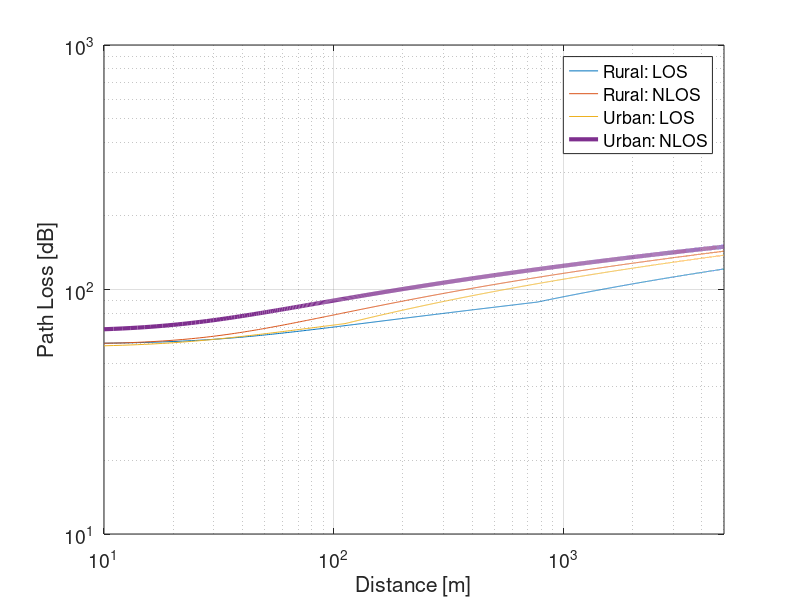
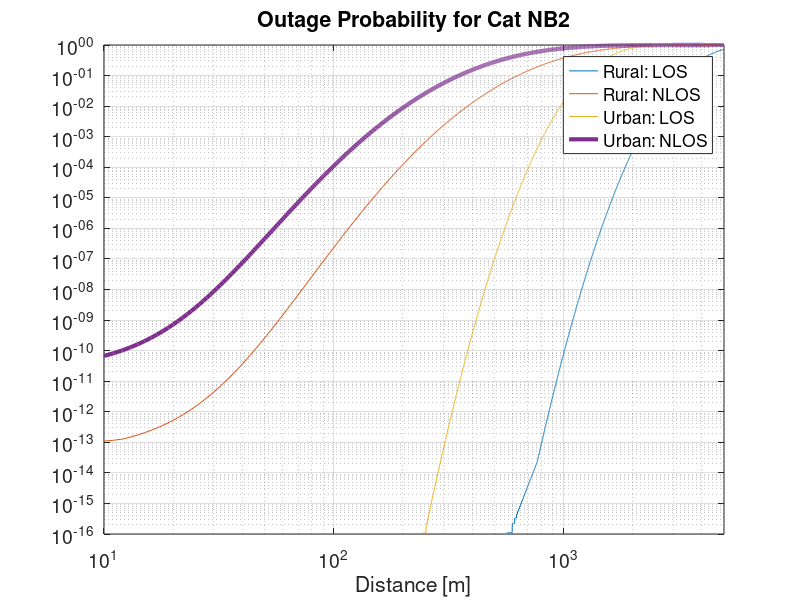
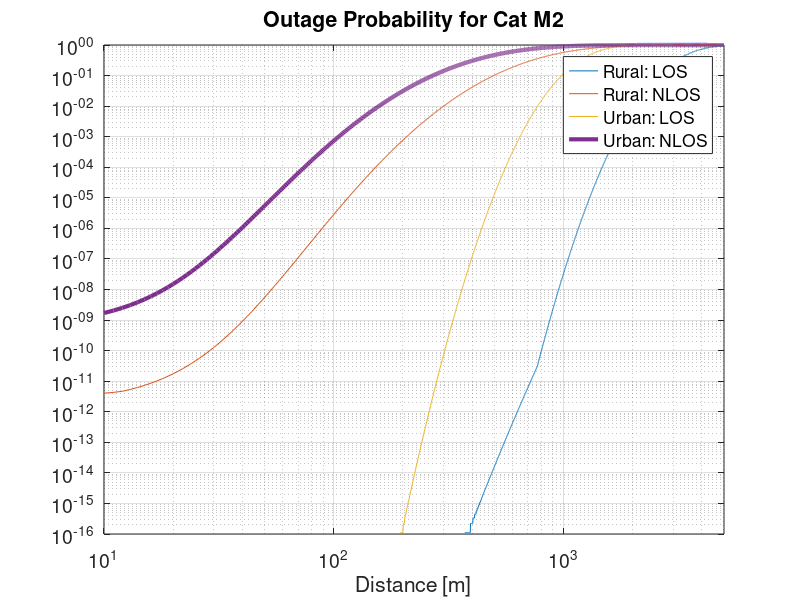

Here is the MATLAB script that generated these plots, in order:
%%
%Path Loss and Outage Probability for Cat-NB2
clc
Pt_NBIoT = -16;% Transmitted power in dBW
P_min_NBIoT = -135;%Minimum power in dBW
fc_NBIoT = 0.7; %As per the Xylem project document
d_2D_min = 10;
d_2D_max = 5000;
PL_RMa_LOS = zeros(1, d_2D_max);
PL_RMa_NLOS = zeros(1, d_2D_max);
PL_UMi_LOS = zeros(1, d_2D_max);
PL_UMi_NLOS = zeros(1, d_2D_max);
Outage_Prob_RMa_LOS = zeros(1, d_2D_max);
Outage_Prob_RMa_NLOS = zeros(1, d_2D_max);
Outage_Prob_UMi_LOS = zeros(1, d_2D_max);
Outage_Prob_UMi_NLOS = zeros(1, d_2D_max);
sigma_RMa_LOS_NBIoT = 4; 
sigma_RMa_NLOS_NBIoT = 8; 
sigma_UMi_LOS_NBIoT = 4; 
sigma_UMi_NLOS_NBIoT = 7.82; 
h = 5;%In m
h_BS_RMa = 35;
h_BS_UMi = 25;
h_UT = 1.5;
h_E=1;
W=20;
c = 3*10^8;%Speed of light
d_BP = (2*pi*h_BS_RMa*h_UT*fc_NBIoT*(10^9))/c;
d_prime_BP = (4*(h_BS_UMi-h_E)*(h_UT-h_E)*fc_NBIoT*(10^9))/c;
for d_2D = d_2D_min:d_2D_max
    d_3D = sqrt((d_2D^2)+((h_BS_RMa-h_UT)^2));
    if ((d_2D >= d_2D_min) && (d_2D <= d_BP))
        term1 = 20*log10(40*pi*d_3D*fc_NBIoT/3);
        term2 = min (0.03*h^(1.72),10)*log10(d_3D);
        term3 = min (0.044*h^(1.72),14.77);
        term4 = 0.002*log10(h)*d_3D;
        PL_1 = term1 + term2 -term3 +term4;
        PL_RMa_LOS(d_2D) = PL_1;
    elseif  ((d_2D >= d_BP) && (d_2D <= d_2D_max))
        term1 = 20*log10(40*pi*d_BP*fc_NBIoT/3);
        term2 = min (0.03*h^(1.72),10)*log10(d_BP);
        term3 = min (0.044*h^(1.72),14.77);
        term4 = 0.002*log10(h)*d_BP;
        PL_1 = term1 + term2 -term3 +term4;
        PL_2 = PL_1 + 40*log10(d_3D/d_BP);
        PL_RMa_LOS(d_2D) = PL_2;
    else
        disp('ERROR: Inappropriate range')
    end
    term5 = (24.37-3.7*(h/h_BS_RMa)^2)*log10(h_BS_RMa);
    term6 = (43.42-3.1*log10(h_BS_RMa))*(log10(d_3D)-3);
    term7 = 20*log10(fc_NBIoT) - (3.2*(log10(11.75*h_UT))^2 - 4.97);
    PL_prime_RMa_NLOS = 161.04-7.1*log10(W)+7.5*log10(h)-term5+term6+term7;
    PL_RMa_NLOS(d_2D) = max(PL_RMa_LOS(d_2D),PL_prime_RMa_NLOS);
    Outage_Prob_RMa_LOS(d_2D) = 1 - qfunc((P_min_NBIoT - (Pt_NBIoT - PL_RMa_LOS(d_2D)))/sigma_RMa_LOS_NBIoT);
    Outage_Prob_RMa_NLOS(d_2D) = 1 - qfunc((P_min_NBIoT - (Pt_NBIoT - PL_RMa_NLOS(d_2D)))/sigma_RMa_NLOS_NBIoT);
    
    d_3D_UMi = sqrt((d_2D^2)+((h_BS_UMi-h_UT)^2));
    PL_1_UMi = 32.4 + 21*log10(d_3D_UMi) + 20*log10(fc_NBIoT);
    PL_2_UMi = 32.4 + 40*log10(d_3D_UMi) + 20*log10(fc_NBIoT)-9.5*log10(((d_prime_BP)^2) + ((h_BS_UMi-h_UT)^2));
    if ((d_2D >= d_2D_min) && (d_2D <= d_prime_BP))
        PL_UMi_LOS(d_2D) = PL_1_UMi;
    elseif  ((d_2D >= d_prime_BP) && (d_2D <= d_2D_max))
        PL_UMi_LOS(d_2D) = PL_2_UMi;  
    else
        disp('ERROR: Inappropriate range')
    end
    PL_prime_UMi_NLOS = 35.3*log10(d_3D_UMi) + 22.4+21.3*log10(fc_NBIoT) - 0.3*(h_UT-1.5);
    PL_UMi_NLOS(d_2D) = max(PL_UMi_LOS(d_2D),PL_prime_UMi_NLOS);
    Outage_Prob_UMi_LOS(d_2D) = 1 - qfunc((P_min_NBIoT - (Pt_NBIoT - PL_UMi_LOS(d_2D)))/sigma_UMi_LOS_NBIoT);
    Outage_Prob_UMi_NLOS(d_2D) = 1 - qfunc((P_min_NBIoT - (Pt_NBIoT - PL_UMi_NLOS(d_2D)))/sigma_UMi_NLOS_NBIoT);
end
d_2D_axis = d_2D_min:d_2D_max;
figure()
plot(d_2D_axis,PL_RMa_LOS(d_2D_axis),d_2D_axis,PL_RMa_NLOS(d_2D_axis),d_2D_axis,PL_UMi_LOS(d_2D_axis),d_2D_axis,PL_UMi_NLOS(d_2D_axis),'LineWidth',3)
xlim([d_2D_min d_2D_max])
xlabel('Distance [m]','FontSize',20);
ylabel('Path Loss [dB]','FontSize',20);
legend('Rural: LOS', 'Rural: NLOS','Urban: LOS','Urban: NLOS')
set(gca,'FontSize',14) 
set(gca, 'XScale', 'log', 'YScale', 'log')
grid on
figure()
plot(d_2D_axis,Outage_Prob_RMa_LOS(d_2D_axis),d_2D_axis,Outage_Prob_RMa_NLOS(d_2D_axis),d_2D_axis,Outage_Prob_UMi_LOS(d_2D_axis),d_2D_axis,Outage_Prob_UMi_NLOS(d_2D_axis),'LineWidth',3)
xlim([d_2D_min d_2D_max])
xlabel('Distance [m]','FontSize',20);
title('Outage Probability for Cat NB2','FontSize',20);
legend('Rural: LOS', 'Rural: NLOS','Urban: LOS','Urban: NLOS')
set(gca,'FontSize',14) 
set(gca, 'XScale', 'log', 'YScale', 'log')
grid on
%%
%Outage Probability for Cat-M2
clc
Pt_LTE = -10;% Transmitted power in dBW
P_min_LTE = -125; % Transmitted power in dBW
fc_NBIoT = 0.7; %As per the Xylem project document
d_2D_min = 10;
d_2D_max = 5000;
PL_RMa_LOS = zeros(1, d_2D_max);
PL_RMa_NLOS = zeros(1, d_2D_max);
PL_UMi_LOS = zeros(1, d_2D_max);
PL_UMi_NLOS = zeros(1, d_2D_max);
Outage_Prob_RMa_LOS = zeros(1, d_2D_max);
Outage_Prob_RMa_NLOS = zeros(1, d_2D_max);
Outage_Prob_UMi_LOS = zeros(1, d_2D_max);
Outage_Prob_UMi_NLOS = zeros(1, d_2D_max);
sigma_RMa_LOS_NBIoT = 4; 
sigma_RMa_NLOS_NBIoT = 8; 
sigma_UMi_LOS_NBIoT = 4; 
sigma_UMi_NLOS_NBIoT = 7.82; 
h = 5;%In m
h_BS_RMa = 35;
h_BS_UMi = 25;
h_UT = 1.5;
h_E=1;
W=20;
c = 3*10^8;%Speed of light
d_BP = (2*pi*h_BS_RMa*h_UT*fc_NBIoT*(10^9))/c;
d_prime_BP = (4*(h_BS_UMi-h_E)*(h_UT-h_E)*fc_NBIoT*(10^9))/c;
for d_2D = d_2D_min:d_2D_max
    d_3D = sqrt((d_2D^2)+((h_BS_RMa-h_UT)^2));
    if ((d_2D >= d_2D_min) && (d_2D <= d_BP))
        term1 = 20*log10(40*pi*d_3D*fc_NBIoT/3);
        term2 = min (0.03*h^(1.72),10)*log10(d_3D);
        term3 = min (0.044*h^(1.72),14.77);
        term4 = 0.002*log10(h)*d_3D;
        PL_1 = term1 + term2 -term3 +term4;
        PL_RMa_LOS(d_2D) = PL_1;
    elseif  ((d_2D >= d_BP) && (d_2D <= d_2D_max))
        term1 = 20*log10(40*pi*d_BP*fc_NBIoT/3);
        term2 = min (0.03*h^(1.72),10)*log10(d_BP);
        term3 = min (0.044*h^(1.72),14.77);
        term4 = 0.002*log10(h)*d_BP;
        PL_1 = term1 + term2 -term3 +term4;
        PL_2 = PL_1 + 40*log10(d_3D/d_BP);
        PL_RMa_LOS(d_2D) = PL_2;
    else
        disp('ERROR: Inappropriate range')
    end
    term5 = (24.37-3.7*(h/h_BS_RMa)^2)*log10(h_BS_RMa);
    term6 = (43.42-3.1*log10(h_BS_RMa))*(log10(d_3D)-3);
    term7 = 20*log10(fc_NBIoT) - (3.2*(log10(11.75*h_UT))^2 - 4.97);
    PL_prime_RMa_NLOS = 161.04-7.1*log10(W)+7.5*log10(h)-term5+term6+term7;
    PL_RMa_NLOS(d_2D) = max(PL_RMa_LOS(d_2D),PL_prime_RMa_NLOS);
    Outage_Prob_RMa_LOS(d_2D) = 1 - qfunc((P_min_LTE - (Pt_LTE - PL_RMa_LOS(d_2D)))/sigma_RMa_LOS_NBIoT);
    Outage_Prob_RMa_NLOS(d_2D) = 1 - qfunc((P_min_LTE - (Pt_LTE - PL_RMa_NLOS(d_2D)))/sigma_RMa_NLOS_NBIoT);
    
    d_3D_UMi = sqrt((d_2D^2)+((h_BS_UMi-h_UT)^2));
    PL_1_UMi = 32.4 + 21*log10(d_3D_UMi) + 20*log10(fc_NBIoT);
    PL_2_UMi = 32.4 + 40*log10(d_3D_UMi) + 20*log10(fc_NBIoT)-9.5*log10(((d_prime_BP)^2) + ((h_BS_UMi-h_UT)^2));
    if ((d_2D >= d_2D_min) && (d_2D <= d_prime_BP))
        PL_UMi_LOS(d_2D) = PL_1_UMi;
    elseif  ((d_2D >= d_prime_BP) && (d_2D <= d_2D_max))
        PL_UMi_LOS(d_2D) = PL_2_UMi;  
    else
        disp('ERROR: Inappropriate range')
    end
    PL_prime_UMi_NLOS = 35.3*log10(d_3D_UMi) + 22.4+21.3*log10(fc_NBIoT) - 0.3*(h_UT-1.5);
    PL_UMi_NLOS(d_2D) = max(PL_UMi_LOS(d_2D),PL_prime_UMi_NLOS);
    Outage_Prob_UMi_LOS(d_2D) = 1 - qfunc((P_min_LTE - (Pt_LTE - PL_UMi_LOS(d_2D)))/sigma_UMi_LOS_NBIoT);
    Outage_Prob_UMi_NLOS(d_2D) = 1 - qfunc((P_min_LTE - (Pt_LTE - PL_UMi_NLOS(d_2D)))/sigma_UMi_NLOS_NBIoT);
end
d_2D_axis = d_2D_min:d_2D_max;
figure()
plot(d_2D_axis,Outage_Prob_RMa_LOS(d_2D_axis),d_2D_axis,Outage_Prob_RMa_NLOS(d_2D_axis),d_2D_axis,Outage_Prob_UMi_LOS(d_2D_axis),d_2D_axis,Outage_Prob_UMi_NLOS(d_2D_axis),'LineWidth',3)
xlim([d_2D_min d_2D_max])
xlabel('Distance [m]','FontSize',20);
title('Outage Probability for Cat M2','FontSize',20);
legend('Rural: LOS', 'Rural: NLOS','Urban: LOS','Urban: NLOS')
set(gca,'FontSize',14) 
set(gca, 'XScale', 'log', 'YScale', 'log')
grid on
